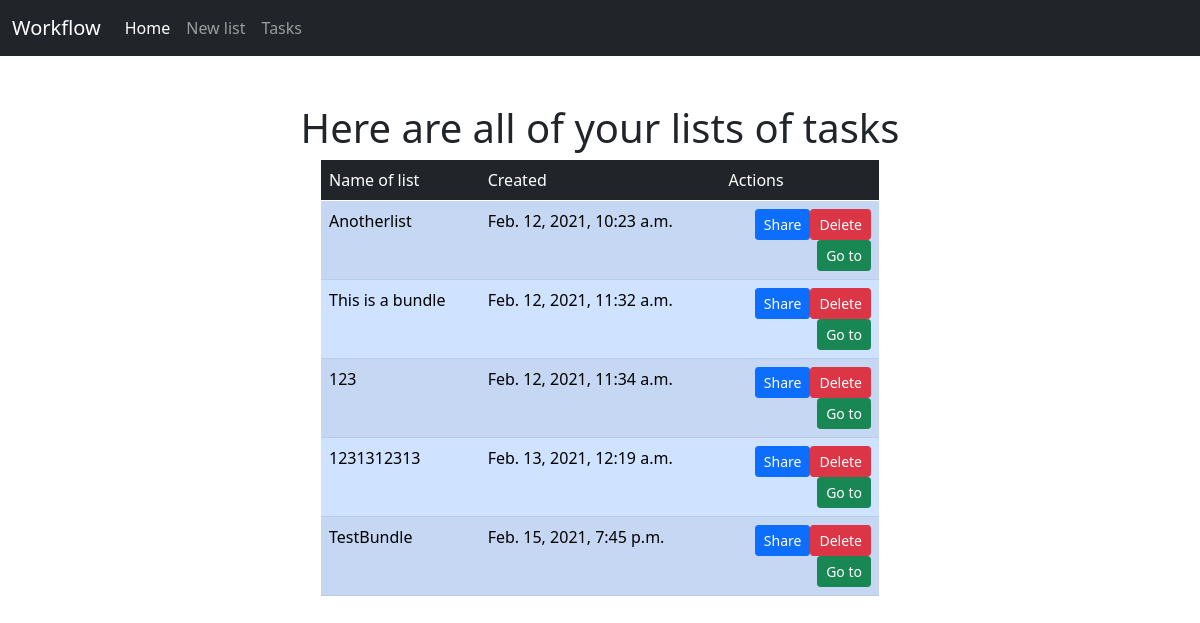
The app's page /, older data.
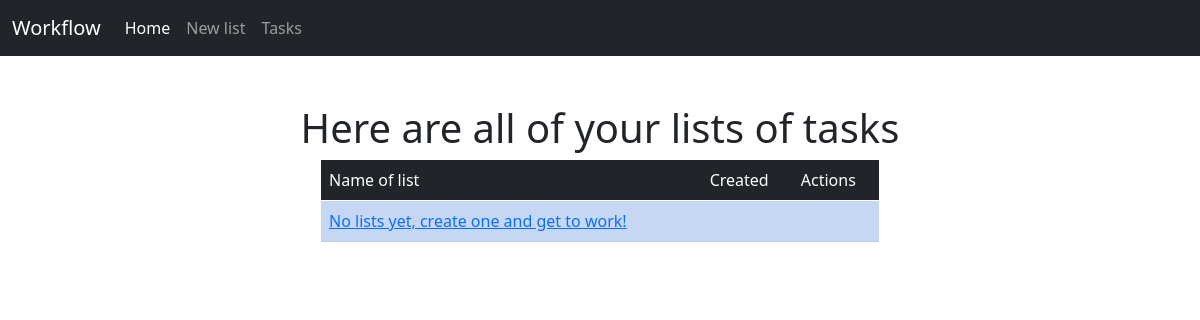
The same page, newer data.
### main_page/models.py (models this page shows, shortened)
class Bundle(models.Model):
    name = models.CharField(max_length=256, unique=True)
    created_date = models.DateTimeField('date of creation')

### main_page/views.py (the view)
# urls.py: path('', views.index, name='index'),
def index(request):
    context = {}
    data_from_site = request.POST
    print(data_from_site)
    if data_from_site.get('bundle_to_delete'):
        delete_bundle_and_tasks(data_from_site.get('bundle_to_delete'))
    if data_from_site and data_from_site.get('new_bundle_name'):
        try:
            create_new_bundle_and_tasks(data_from_site.get('new_bundle_name'), data_from_site.getlist('list_of_tasks'))
        except IntegrityError:
            context['IntegrityError'] = 'Couldn\'t create bundle. Bundle with that name already exists '
    context['all_bundles_list'] = Bundle.objects.all()
    context['data_json'] = len(Bundle.objects.all())
    return render(request, 'main_page/index.html', context)

### templates/main_page/index.html (shortened to what this page needs)
{% load static %}
<!DOCTYPE html>
<html lang="en">
<head>
    <link href="https://cdn.jsdelivr.net/npm/bootstrap@5.0.0-beta1/dist/css/bootstrap.min.css" rel="stylesheet">
    <link href="{% static 'main_page/js/jquery-ui-1.12.1/jquery-ui.min.css' %}" rel="stylesheet">
    <link href="{% static 'main_page/js/jquery-ui-1.12.1/jquery-ui.structure.min.css' %}" rel="stylesheet">
    <link href="{% static 'main_page/js/jquery-ui-1.12.1/jquery-ui.theme.min.css' %}" rel="stylesheet">
    <link href="{% static 'main_page/css/modal_stylesheet.css'%}" rel="stylesheet">
</head>
<body>
    <nav class="navbar navbar-expand-lg navbar-dark bg-dark">
        <div class="container-fluid">
            <a class="navbar-brand">Workflow</a>
            <ul class="navbar-nav me-auto">
                <li class="nav-item">
                    <a class="nav-link active" aria-current="page" href="/">Home</a>
                </li>
                <li class="nav-item">
                    <a class="nav-link" aria-current="page" href="/anothersite">New list</a>
                </li>
                <li class="nav-item">
                    <a class="nav-link" aria-current="page" href="/listtasks">Tasks</a>
                </li>
            </ul>
        </div>
    </nav>
    <div class="container mt-5">
        <h1 class="display-6 text-center">Here are all of your lists of tasks</h1>
        <table class="table table-primary table-striped table-hover w-50 mx-auto">
            <thead>
                <tr class="table-dark">
                    <td class="table-dark">Name of list</td>
                    <td class="table-dark">Created</td>
                    <td class="table-dark">Actions</td>
                </tr>
            </thead>
            <tbody>
            {% if all_bundles_list %}
                {% for bundle in all_bundles_list %}
                    <tr>
                        <td>{{ bundle.name }}</td>
                        <td>{{ bundle.created_date }}</td>
                        <td>
                            <button value="{{ bundle.name }}" class="btn btn-sm btn-danger float-end delete_button" type="button" data-bs-toggle="modal" data-bs-target="#staticBackdrop">Delete</button>
                            <button class="btn btn-sm btn-primary float-end" type="button" >Share</button>
                            <form action="{% url 'main_page:show_tasks' %}" method="post">
                                <button name="bundle_choice" value="{{ bundle.name }}" class="btn btn-sm btn-success float-end" type="submit">Go to</button>
                            </form>
                        </td>
                    </tr>
                {% endfor %}
            {% else %}
                <tr>
                    <td><a href="/anothersite">No lists yet, create one and get to work!</a></td>
                    <td></td>
                    <td></td>
                </tr>
            {% endif %}
            </tbody>
        </table>
    </div>
</body>
</html>

Row changes from the older to the newer data that the page shows:
removed Bundle: name "Anotherlist", created_date "Feb. 12, 2021, 10:23 a.m."
removed Bundle: name "This is a bundle", created_date "Feb. 12, 2021, 11:32 a.m."
removed Bundle: name "123", created_date "Feb. 12, 2021, 11:34 a.m."
removed Bundle: name "1231312313", created_date "Feb. 13, 2021, 12:19 a.m."
removed Bundle: name "TestBundle", created_date "Feb. 15, 2021, 7:45 p.m."
Text that changed along with them:
text now shown: "No lists yet, create one and get to work!"
